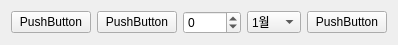
         <widget class="QWidget" name="widget_5" native="true">
          <property name="maximumSize">
           <size>
            <width>16777215</width>
            <height>42</height>
           </size>
          </property>
          <layout class="QHBoxLayout" name="horizontalLayout_5">
           <item>
            <widget class="QPushButton" name="btn_lastmonth">
             <property name="text">
              <string>PushButton</string>
             </property>
            </widget>
           </item>
           <item>
            <widget class="QPushButton" name="btn_yearchange">
             <property name="text">
              <string>PushButton</string>
             </property>
            </widget>
           </item>
           <item>
            <widget class="QSpinBox" name="sbox_year">
             <property name="minimum">
              <number>-9999</number>
             </property>
             <property name="maximum">
              <number>9999</number>
             </property>
             <property name="stepType">
              <enum>QAbstractSpinBox::StepType::DefaultStepType</enum>
             </property>
            </widget>
           </item>
           <item>
            <widget class="QComboBox" name="cbox_month">
             <property name="currentIndex">
              <number>0</number>
             </property>
             <item>
              <property name="text">
               <string>1월</string>
              </property>
             </item>
             <item>
              <property name="text">
               <string>2월</string>
              </property>
             </item>
             <item>
              <property name="text">
               <string>3월</string>
              </property>
             </item>
             <item>
              <property name="text">
               <string>4월</string>
              </property>
             </item>
             <item>
              <property name="text">
               <string>5월</string>
              </property>
             </item>
             <item>
              <property name="text">
               <string>6월</string>
              </property>
             </item>
             <item>
              <property name="text">
               <string>7월</string>
              </property>
             </item>
             <item>
              <property name="text">
               <string>8월</string>
              </property>
             </item>
             <item>
              <property name="text">
               <string>9월</string>
              </property>
             </item>
             <item>
              <property name="text">
               <string>10월</string>
              </property>
             </item>
             <item>
              <property name="text">
               <string>11월</string>
              </property>
             </item>
             <item>
              <property name="text">
               <string>12월</string>
              </property>
             </item>
            </widget>
           </item>
           <item>
            <widget class="QPushButton" name="btn_nextmonth">
             <property name="text">
              <string>PushButton</string>
             </property>
            </widget>
           </item>
          </layout>
         </widget>
